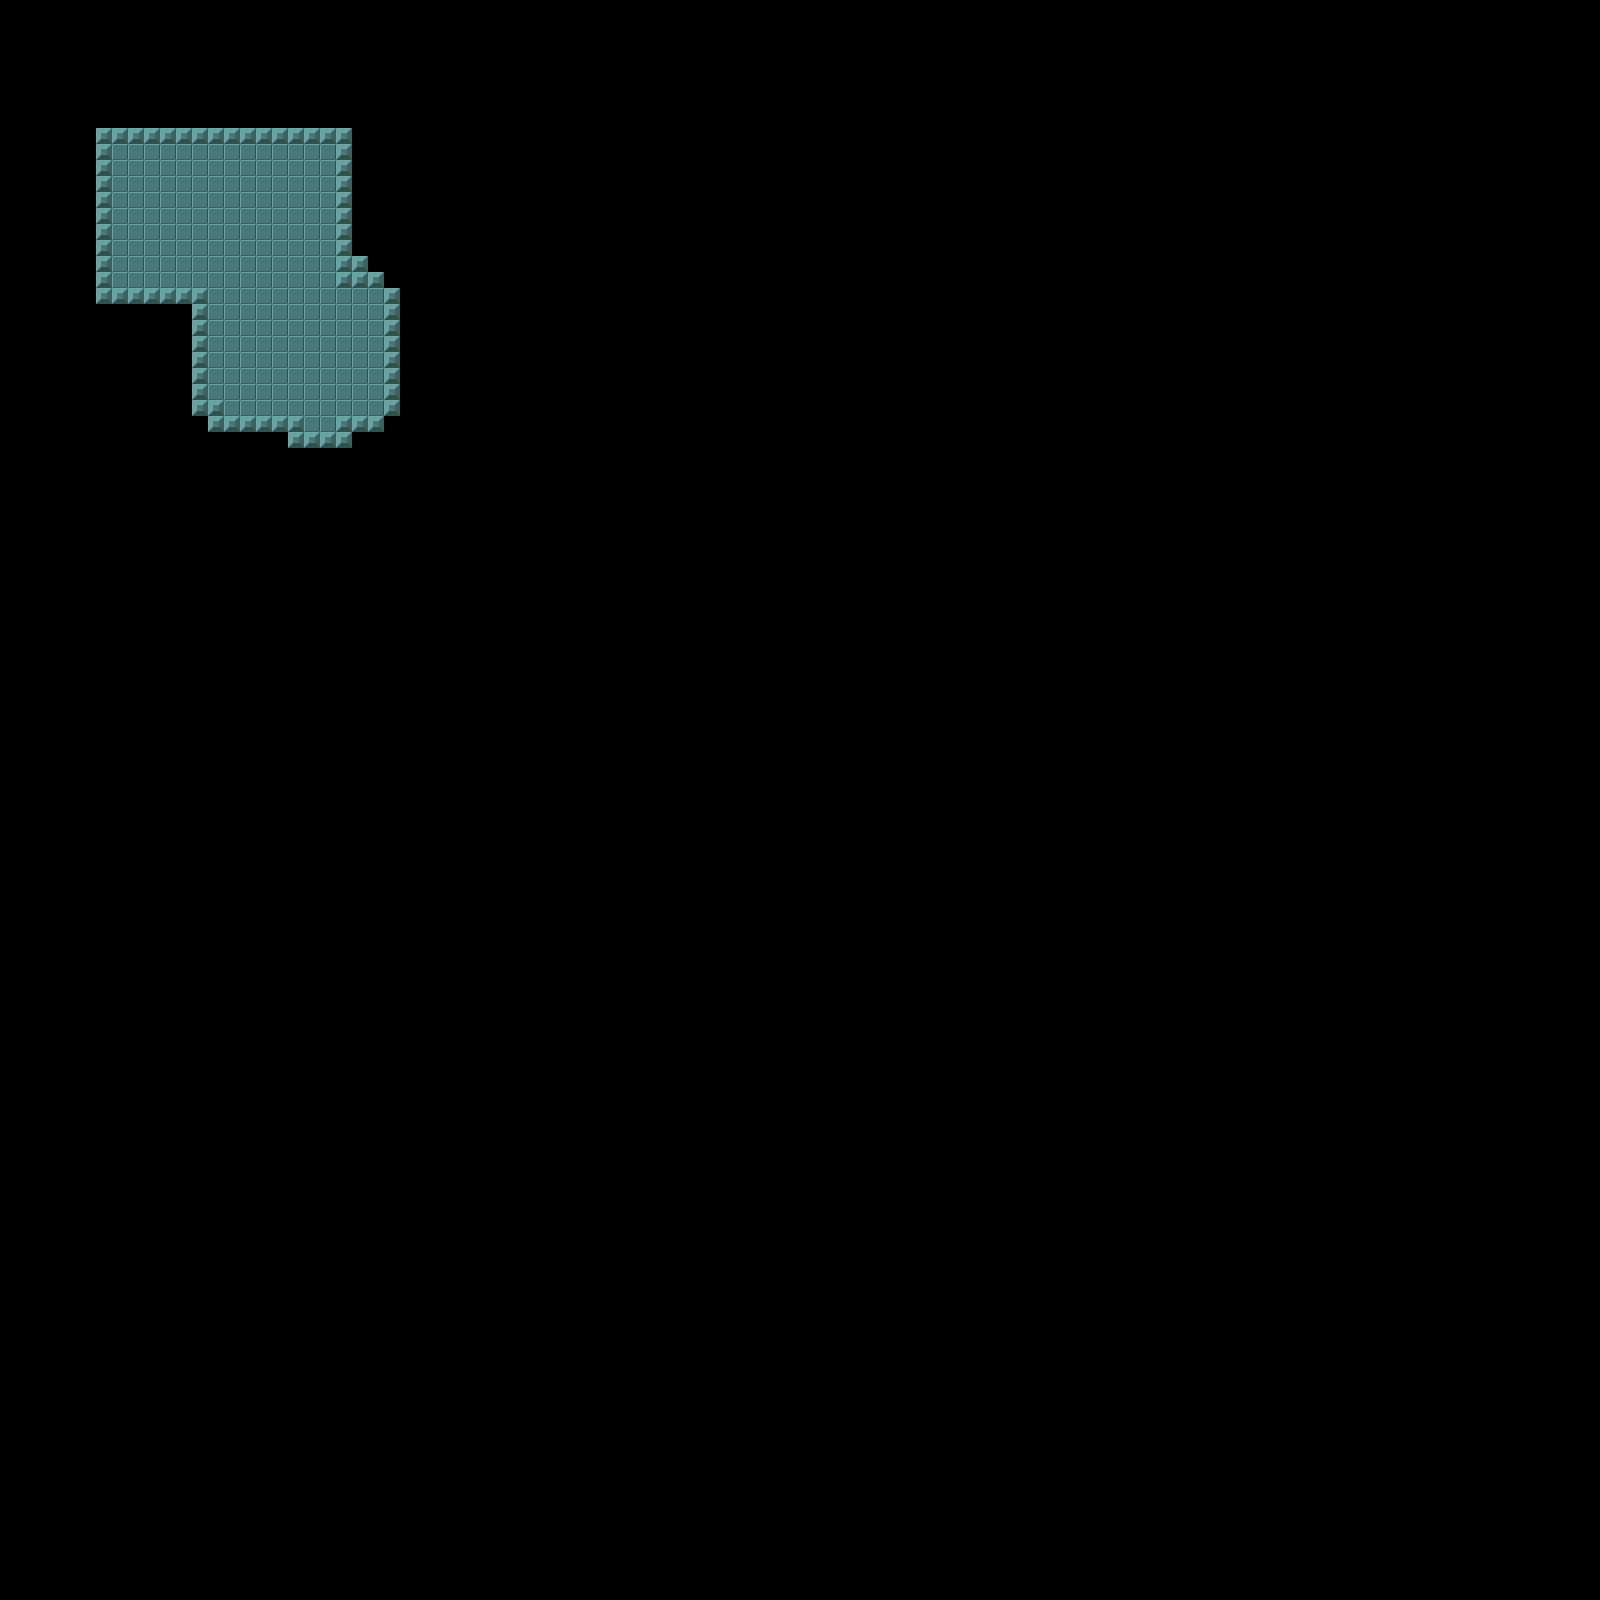

A 2D game scene composited from a Tiled map and its tileset images. What follows is a short description and the map's XML, with each tile layer's data collapsed to a summary:
An orthogonal 100x100 tile map with 16x16 px tiles, 1 tile layer (walls) and 17 objects (14x coin, 2x enemy, player).

<map version="1.0" orientation="orthogonal" renderorder="right-down" width="100" height="100" tilewidth="16" tileheight="16" nextobjectid="25">
 <tileset firstgid="1" name="concrete" tilewidth="16" tileheight="16" tilecount="3" columns="3">
  <image source="../images/tiles.png" width="48" height="16" />
 </tileset>
 <layer name="walls" width="100" height="100">
  <data>[10000 cells, 288 non-empty, 2 distinct tile ids]</data>
 </layer>
 <objectgroup name="entities" offsetx="1" offsety="19">
  <object id="6" name="player" type="player" gid="3" x="231" y="232" width="16" height="16" />
  <object id="9" name="coin" type="coin" gid="3" x="251" y="370" width="16" height="16" />
  <object id="10" name="coin" type="coin" gid="3" x="291" y="367" width="16" height="16" />
  <object id="11" name="coin" type="coin" gid="3" x="328" y="366" width="16" height="16" />
  <object id="12" name="coin" type="coin" gid="3" x="337" y="344" width="16" height="16" />
  <object id="13" name="coin" type="coin" gid="3" x="293" y="339" width="16" height="16" />
  <object id="14" name="coin" type="coin" gid="3" x="248" y="340" width="16" height="16" />
  <object id="15" name="coin" type="coin" gid="3" x="247" y="310" width="16" height="16" />
  <object id="16" name="coin" type="coin" gid="3" x="277" y="308" width="16" height="16" />
  <object id="17" name="coin" type="coin" gid="3" x="303" y="308" width="16" height="16" />
  <object id="18" name="coin" type="coin" gid="3" x="328" y="308" width="16" height="16" />
  <object id="19" name="coin" type="coin" gid="3" x="324" y="393" width="16" height="16" />
  <object id="20" name="coin" type="coin" gid="3" x="302" y="396" width="16" height="16" />
  <object id="21" name="coin" type="coin" gid="3" x="281" y="396" width="16" height="16" />
  <object id="22" name="coin" type="coin" gid="3" x="250" y="396" width="16" height="16" />
  <object id="23" name="zorg" type="enemy" gid="3" x="176" y="245" width="16" height="16" />
  <object id="24" name="immortanjoe" type="enemy" gid="3" x="292" y="217" width="16" height="16" />
 </objectgroup>
</map>
